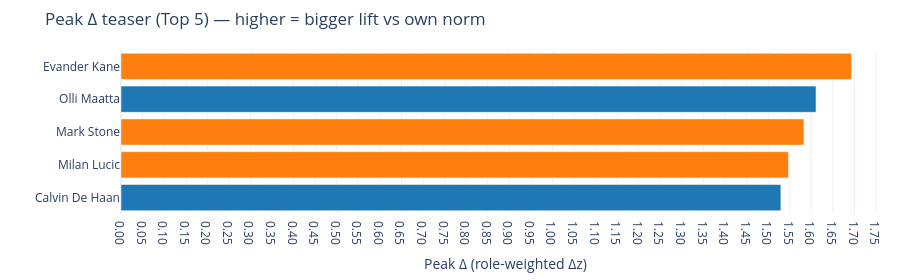

The code cell stored with this chart in its notebook:
### Markdown cell above
> **Teaser — Peak Δ:** In Book 3 we’ll quantify how far a player’s **peak season** sits above their own 5-year norm (Peak Δ). For now, just know that bigger is better; details and full results come later.

### Code cell
# Ensure dfz is usable for the teaser, then plot top-5 Peak Δ
import numpy as np
import pandas as pd
import plotly.graph_objects as go


def ensure_dfz_ready(dfz):
    dfz = dfz.copy()
    # rel_age numeric + standard window
    dfz["rel_age"] = pd.to_numeric(dfz["rel_age"], errors="coerce").astype("Int64")
    # role normalization (if missing, try to infer from 'position')
    if "role" not in dfz.columns and "position" in dfz.columns:
        dfz["role"] = (
            dfz["position"].astype(str).str.upper().map(lambda x: "D" if x.startswith("D") else "F")
        )
    # choose composite Δz column
    col = (
        "spicy_w_dz"
        if "spicy_w_dz" in dfz.columns
        else ("spicy_weighted_dz" if "spicy_weighted_dz" in dfz.columns else None)
    )
    if col is None:
        raise KeyError("Need Δz composite column like 'spicy_w_dz' in dfz.")
    # restrict window
    win = dfz[dfz["rel_age"].isin([-2, -1, 0, 1, 2]) & dfz["role"].isin(["F", "D"])]
    if win.empty:
        raise ValueError("No rows in the 5-year window with roles F/D.")
    need = {"player", "role", "rel_age", col}
    missing = need - set(win.columns)
    if missing:
        raise KeyError(f"Missing columns: {missing}")
    return win, col


def peak_delta_teaser(dfz, k=5):
    win, col = ensure_dfz_ready(dfz)
    delta = win.groupby(["player", "role"])[col].mean().mul(-1).rename("peak_delta").reset_index()
    if delta.empty:
        raise ValueError("Could not compute Peak Δ (no grouped rows).")
    topk = delta.nlargest(min(k, len(delta)), "peak_delta")

    palette = {"D": "#1f77b4", "F": "#ff7f0e"}
    fig = go.Figure(
        go.Bar(
            x=topk["peak_delta"],
            y=topk["player"],
            orientation="h",
            marker_color=[palette.get(r, "#888") for r in topk["role"]],
            hovertemplate="<b>%{y}</b><br>Peak Δ: %{x:.2f}<br>Role: %{customdata}",
            customdata=topk["role"],
        )
    )
    fig.update_layout(
        title="Peak Δ teaser (Top 5) — higher = bigger lift vs own norm",
        xaxis_title="Peak Δ (role-weighted Δz)",
        yaxis_title="",
        template="plotly_white",
        height=280,
        margin=dict(l=120, r=10, t=50, b=30),
        showlegend=False,
    )
    fig.update_yaxes(autorange="reversed")
    xvals = topk["peak_delta"].to_numpy()
    span = float(np.max(xvals) - np.min(xvals)) if len(xvals) else 0.0
    fig.update_xaxes(tickformat=".2f", dtick=0.05 if span < 0.6 else 0.1)
    return fig


# Run the teaser
peak_delta_teaser(df_z, k=5).show()

### Figure 1 — Plotly figure (JSON) as saved in the notebook; plotly's stock layout.template omitted (floating-point values rounded to 4 significant figures)
{"data": [{"customdata": ["F", "D", "F", "F", "D"], "hovertemplate": "<b>%{y}</b><br>Peak Δ: %{x:.2f}<br>Role: %{customdata}", "marker": {"color": ["#ff7f0e", "#1f77b4", "#ff7f0e", "#ff7f0e", "#1f77b4"]}, "orientation": "h", "type": "bar", "x": [1.693, 1.611, 1.583, 1.547, 1.529], "y": ["Evander Kane", "Olli Maatta", "Mark Stone", "Milan Lucic", "Calvin De Haan"]}], "layout": {"height": 280, "margin": {"b": 30, "l": 120, "r": 10, "t": 50}, "showlegend": false, "title": {"text": "Peak Δ teaser (Top 5) — higher = bigger lift vs own norm"}, "xaxis": {"dtick": 0.05, "tickformat": ".2f", "title": {"text": "Peak Δ (role-weighted Δz)"}}, "yaxis": {"autorange": "reversed", "title": {"text": ""}}}}
